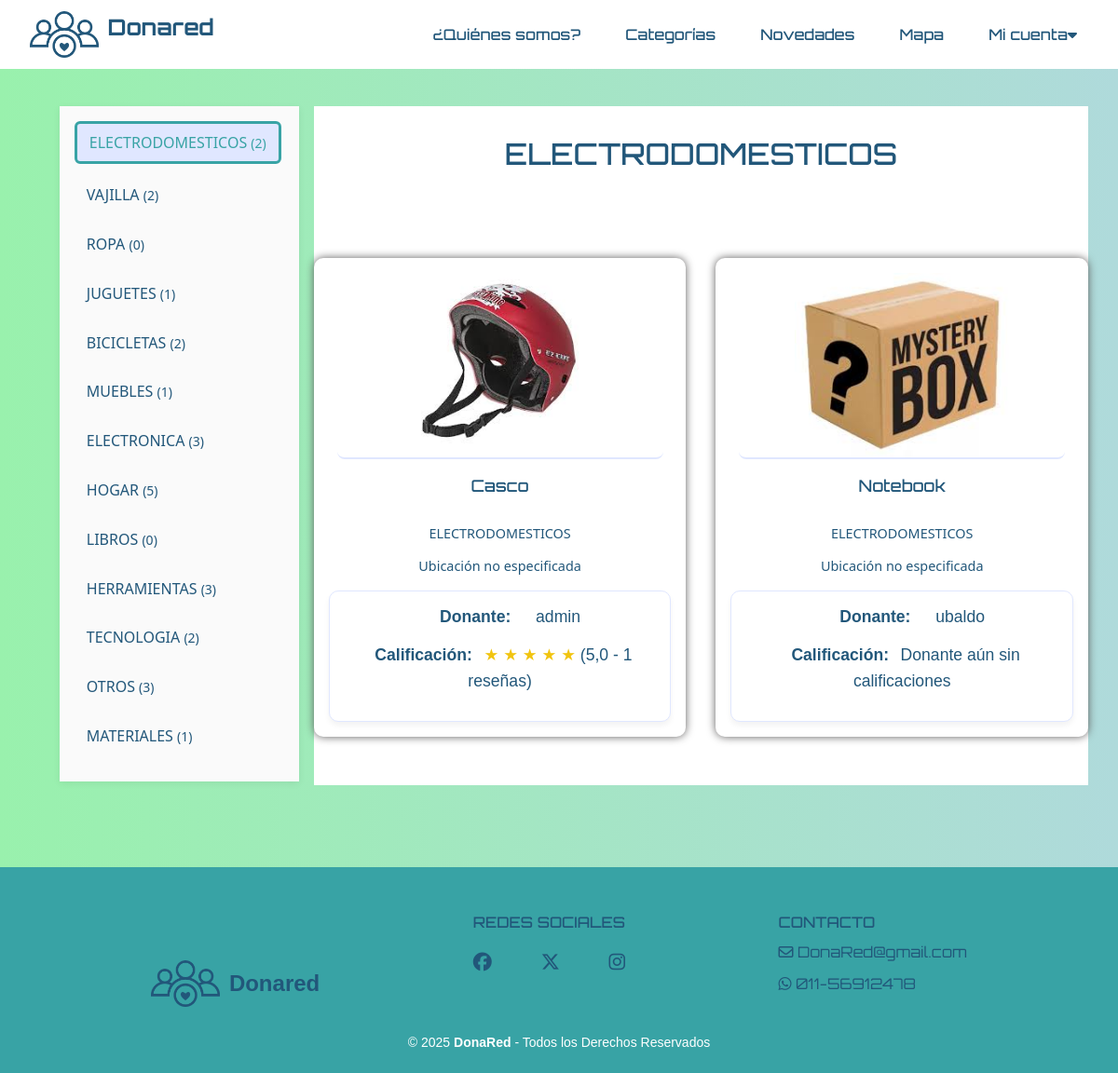
Page /categorias/ on the committed database.
### donaredapp/models.py (models this page shows, shortened)
class Categoria(models.Model):
    nombre = models.CharField(max_length=25)
    def __str__(self):
        return self.nombre

class Item(models.Model):
    ESTADO_CHOICES = [
        ("activo", "Activo"),
        ("suspendido", "Suspendido"),
        ("donado", "Donado"),
        ("eliminado", "Eliminado"),
    ]
    nombre = models.CharField(max_length=100)
    descripcion = models.TextField(max_length=500)
    categoria = models.ForeignKey(Categoria, on_delete=models.CASCADE)
    fecha_creacion = models.DateTimeField(auto_now_add=True)
    usuario = models.ForeignKey(
        User,
        on_delete=models.CASCADE,
        related_name='items',
        null=True,
    )
    imagen = models.ImageField(upload_to='items/', null=True, blank=True, default='items/sin_imagen.png')
    domicilio = models.CharField(max_length=255, null=True, blank=True)
    estado = models.CharField(max_length=10, choices=ESTADO_CHOICES, default='activo')
    latitude = models.DecimalField(max_digits=9, decimal_places=6, null=True, blank=True)
    longitude = models.DecimalField(max_digits=9, decimal_places=6, null=True, blank=True)

### donaredapp/views.py (the view)
# urls.py: path('categorias/', views.categorias, name='categorias'),
def categorias(request):
    storage = messages.get_messages(request)
    for _ in storage:
        pass  # just iterating over them clears them
    categorias = Categoria.objects.all()
    categorias_dict = {cat.nombre.lower(): cat.id for cat in categorias}
    items_por_categoria = 3
    categorias_con_items = []
    for categoria in categorias:
        page_key = f'page_{categoria.id}'
        current_page = int(request.GET.get(page_key, 1))
        all_items = Item.objects.filter(
            estado='activo',
            categoria=categoria
        ).order_by("-fecha_creacion")
        start_index = (current_page - 1) * items_por_categoria
        end_index = start_index + items_por_categoria
        items_categoria = all_items[start_index:end_index]
        total_items = all_items.count()
        hay_mas = total_items > end_index
        for item in items_categoria:
            if item.usuario:
                item.promedio_calificacion_donante = get_promedio_calificaciones(item.usuario)
                item.total_resenas_donante = Resena.objects.filter(solicitud__donante=item.usuario).count()
            else:
                item.promedio_calificacion_donante = 0
                item.total_resenas_donante = 0
        categorias_con_items.append({
            'categoria': categoria,
            'items': items_categoria,
            'total_items': total_items,
            'hay_mas': hay_mas,
            'current_page': current_page,
            'next_page': current_page + 1 if hay_mas else None,
            'prev_page': current_page - 1 if current_page > 1 else None,
            'hay_anterior': current_page > 1,
        })
    context = {
        'categorias': categorias,
        'categorias_dict': categorias_dict,
        'categorias_con_items': categorias_con_items,
    }
    return render(request, "donaredapp/categorias.html", context)

### donaredapp/views.py (called while the page is built)
def get_promedio_calificaciones(usuario):
    resenas = Resena.objects.filter(solicitud__donante=usuario, estado='approved')
    promedio = resenas.aggregate(Avg('calificacion'))['calificacion__avg']
    return promedio if promedio is not None else 0

### donaredapp/templates/donaredapp/categorias.html (shortened to what this page needs)
{% extends "donaredapp/base.html" %}
{% load static %}
{% block content %}
<div class="categorias-main-layout">
    <nav class="categorias-sidebar">
        <ul>
            {% for categoria_data in categorias_con_items %}
                <li>
                    <a href="#seccion-donaciones-{{ categoria_data.categoria.nombre|lower }}">
                        {{ categoria_data.categoria.nombre }}
                        {% if categoria_data.total_items >= 0 %}
                            <small>({{ categoria_data.total_items }})</small>
                        {% endif %}
                    </a>
                </li>
            {% endfor %}
        </ul>
    </nav>
    <div class="categorias-content">
        {% for categoria_data in categorias_con_items %}
            <section id="seccion-donaciones-{{ categoria_data.categoria.nombre|lower }}">
                {% if categoria_data.items %}
                    {% include "donaredapp/tarjeta_categorias.html" with items=categoria_data.items titulo=categoria_data.categoria.nombre show_pagination=False show_search=False section_id=categoria_data.categoria.nombre|lower %}
                {% else %}
                    <div class="donaciones">
                        <div class="donaciones-contenido">
                            <h2 class="donaciones-titulo">No hay donaciones para esta categoría</h2>
                        </div>
                    </div>
                {% endif %}
            </section>
        {% endfor %}
    </div>
</div>
{% endblock %}

### donaredapp/templates/donaredapp/tarjeta_categorias.html (shortened to what this page needs)
{% load static %}
<section id="seccion-donaciones-{{ section_id|default:'default' }}">
    <div class="donaciones">
        <div class="donaciones-contenido">
            <h2 class="donaciones-titulo">{{ titulo|default:"Últimas donaciones" }}</h2>
        </div>
        {% if items %}
            {% for item in items %}
            <div class="donar">
                <div class="donar-card">
                    <a href="{% url 'donaredapp:tarjeta' item.id %}">
                    {% if item.imagen %}
                        <img src="{{ item.imagen.url }}" alt="{{ item.nombre }}">
                    {% else %}
                        <img src="{% static 'donaredapp/images/mistery.jpeg' %}" alt="Sin imagen">
                    {% endif %}
                    </a>
                    <h3><a href="{% url 'donaredapp:tarjeta' item.id %}">{{ item.nombre }}</a></h3>
                    <span class="categoria">{{ item.categoria|default:"Sin categoría" }}</span>
                    <div class="domicilio">
                        {% with domicilio_parts=item.domicilio.split %}
                            {% if domicilio_parts.0 and domicilio_parts.1 %}
                                {{ domicilio_parts.0 }} {{ domicilio_parts.1 }}
                                {% if domicilio_parts.2 %}, {{ domicilio_parts.2 }}{% endif %}
                                {% if domicilio_parts.3 %}, {{ domicilio_parts.3 }}{% endif %}
                            {% else %}
                                Ubicación no especificada
                            {% endif %}
                        {% endwith %}
                    </div>
                    <div class="donante-info" style="padding: 0 1rem 1rem;">
                        <p><strong>Donante:</strong>
                            {% if item.usuario %}
                                <a href="{% url 'donaredapp:perfil_donante' username=item.usuario.username %}">{{ item.usuario.username }}</a>
                            {% else %}
                                Donante no disponible
                            {% endif %}
                        </p>
                        <p>
                            <strong>Calificación:</strong>
                            {% if item.total_resenas_donante > 0 %}
                                <span class="rating" style="color: #f1c40f;">
                                    {% for i in "12345" %}
                                        {% if forloop.counter <= item.promedio_calificacion_donante %}
                                            ★
                                        {% else %}
                                            ☆
                                        {% endif %}
                                    {% endfor %}
                                </span>
                                ({{ item.promedio_calificacion_donante|floatformat:1 }} - {{ item.total_resenas_donante }} reseñas)
                            {% else %}
                                Donante aún sin calificaciones
                            {% endif %}
                        </p>
                    </div>
                </div>
            </div>
            {% endfor %}
        {% else %}
            <div class="donar">
                <div class="donar-card">
                    <p>No hay donaciones disponibles en esta categoría.</p>
                </div>
            </div>
        {% endif %}
    </div>
</section>

### donaredapp/static/donaredapp/style.css (style rules this page uses)
html, body { max-width: 100vw; overflow-x: hidden; }
body { background-color: #fafafa; color: #22577A; margin: 0 ; padding: 0; box-sizing: border-box; }
h1, h2, h3 { font-family: 'Orbitron', sans-serif; }
p { font-family: 'helvetica', sans-serif; }
a { text-decoration: none; color: inherit; }
.donaciones { display: flex; flex-wrap: wrap; gap: 32px; justify-content: center; align-items: flex-start; padding: 2rem 0; background: #fff; }
.donaciones-contenido { width: 100%; text-align: center; margin-bottom: 1.5rem; }
.donaciones-titulo { color: #22577A; font-size: 2rem; margin-bottom: 1rem; }
.donar { flex: 1 1 320px; max-width: 400px; display: flex; justify-content: center; margin: 20px 0; }
.donar-card { background: #fff; border-radius: 10px; padding: 1rem; text-align: center; box-shadow: #5f5e5e 0px 0px 10px 0px; transition: transform 0.2s, box-shadow 0.2s; }
.donar-card img { width: 350px; height: 200px; border-bottom: 2px solid #e0e7ff; object-fit: contain; background: #fff; border-radius: 8px; }
.donar-card h3 { padding: 1rem; margin: 0; color: #22577A; font-size: 1.1rem; line-height: 1.4; }
.donar-card .categoria { color: #22577A; padding: 0.3rem 0.8rem; border-radius: 15px; font-size: 0.9rem; display: inline-block; margin: 0.5rem 1rem; }
.donar-card .domicilio { padding: 0 1rem 1rem; color: #22577A; font-size: 0.9rem; }
.item-info, .donante-info { background: #ffffff; padding: 1.5rem; border-radius: 10px; box-shadow: 0 4px 6px rgba(0, 0, 0, 0.05); border: 1px solid #e0e7ff; }
.item-info p, .donante-info p { margin: 0.8rem 0; color: #22577A; font-size: 1.1rem; line-height: 1.6; }
.item-info strong, .donante-info strong { color: #22577A; font-weight: 600; display: inline-block; min-width: 120px; }
ul { list-style: none; padding-left: 0; }
.categorias-main-layout { display: flex; gap: 1rem; align-items: flex-start; background: linear-gradient(90deg, #99F1AD 0%, #AFDADB 100%); box-shadow: 0 4px 24px #0002; padding: 2.5rem 2rem; }
.categorias-sidebar { min-width: 220px; max-width: 300px; background: #fafafa; padding: 1rem 1.2rem 1rem 1rem; box-shadow: 0 2px 8px #0001; position: sticky; top: 1rem; height: fit-content; z-index: 2; margin-left: 2rem; }
.categorias-sidebar ul { list-style: none; padding: 0; margin: 0; }
.categorias-sidebar li { margin-bottom: 0.8rem; }
.categorias-sidebar a { text-decoration: none; color: #22577A; font-weight: 500; display: block; border-radius: 6px; padding: 0.5em 0.8em; transition: background 0.2s, color 0.2s; font-size: 1rem; }
.categorias-sidebar a.active, .categorias-sidebar a:hover { color: #38A3A5; background: #e0e7ff; border: 3px solid #38A3A5; }
.categorias-content { flex: 1; min-width: 0; }
.categorias-content section { display: none; }
.categorias-content section.active { display: block; }

### rows in the picture
Categoria: categoria.nombre "ELECTRODOMESTICOS", total_items "2", nombre "ELECTRODOMESTICOS"
Categoria: categoria.nombre "VAJILLA", total_items "2"
Categoria: categoria.nombre "ROPA", total_items "0"
Categoria: categoria.nombre "JUGUETES", total_items "1"
Categoria: categoria.nombre "BICICLETAS", total_items "2"
Categoria: categoria.nombre "MUEBLES", total_items "1"
Categoria: categoria.nombre "ELECTRONICA", total_items "3"
Categoria: categoria.nombre "HOGAR", total_items "5"
Categoria: categoria.nombre "LIBROS", total_items "0"
Categoria: categoria.nombre "HERRAMIENTAS", total_items "3"
Categoria: categoria.nombre "TECNOLOGIA", total_items "2"
Categoria: categoria.nombre "OTROS", total_items "3"
Categoria: categoria.nombre "MATERIALES", total_items "1"
Item: imagen (picture), nombre "Casco", categoria "ELECTRODOMESTICOS", usuario.username "admin", promedio_calificacion_donante "5,0", total_resenas_donante "1"
Item: nombre "Notebook", categoria "ELECTRODOMESTICOS", usuario.username "ubaldo", shows "Donante aún sin calificaciones"
